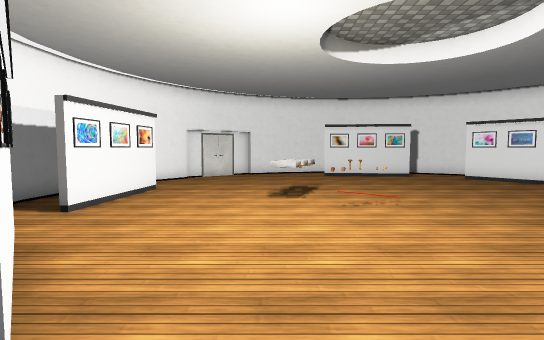
[1] (above)

14 first-person views from a walk through a scene from a Unity 3-D project. The camera is 1.4 m above the floor, tilts 4° down and sees 80° across. The floor is counted in squares, 1 m on a side. Each view is taken from the middle of a square. On the plan, view 1 faces up. The plan holds only what a view shows up to about 15 squares ahead; the rest is blank. The player is left out. Some surface patterns are stand-ins.

[2]
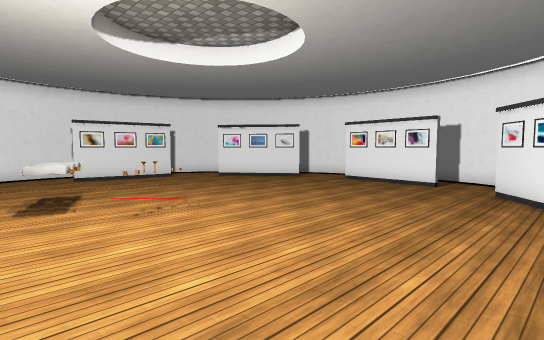

[3]
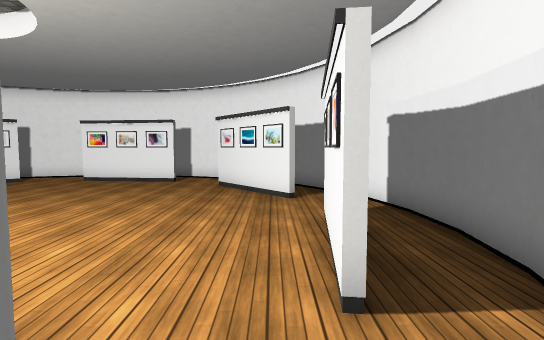

[4]
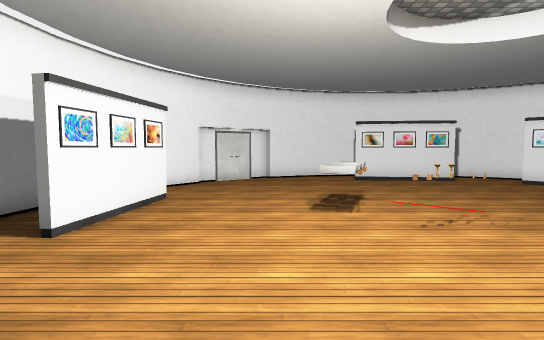

[5]
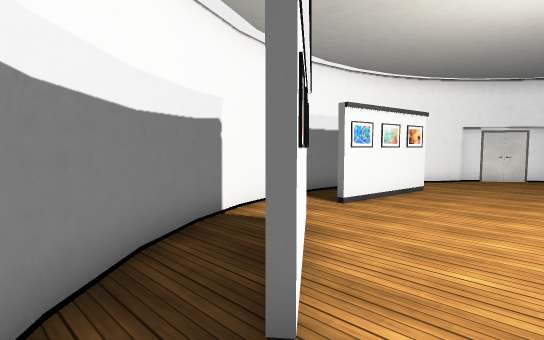

[6]
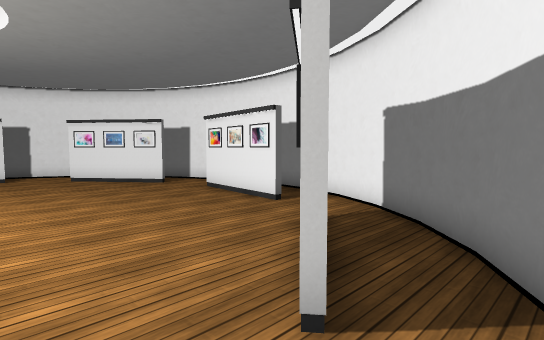

[7]
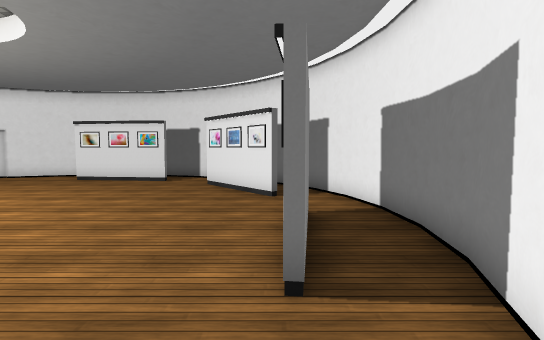

[8]
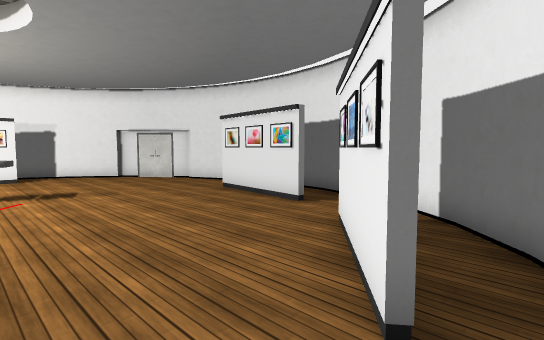

[9]
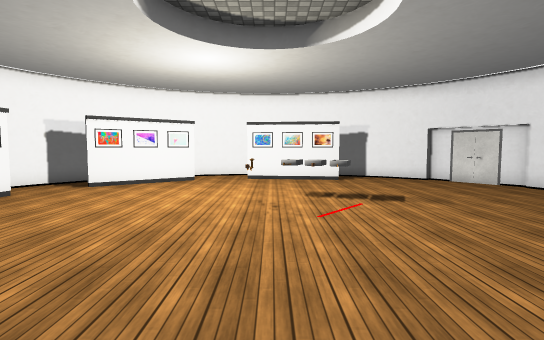

[10]
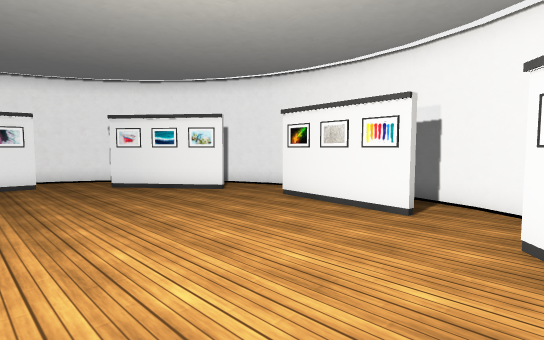

[11]
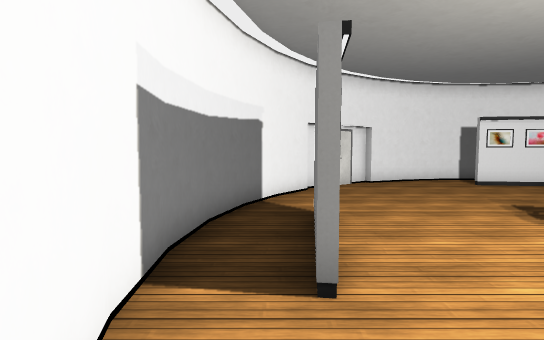

[12]
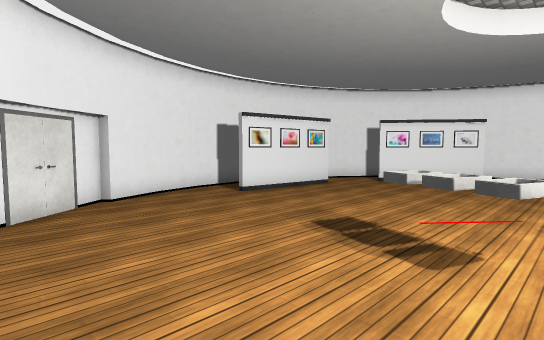

[13]
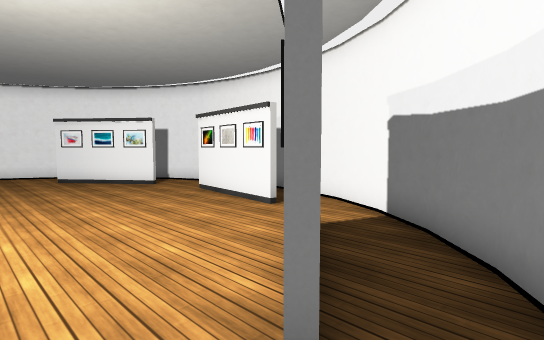

[14]
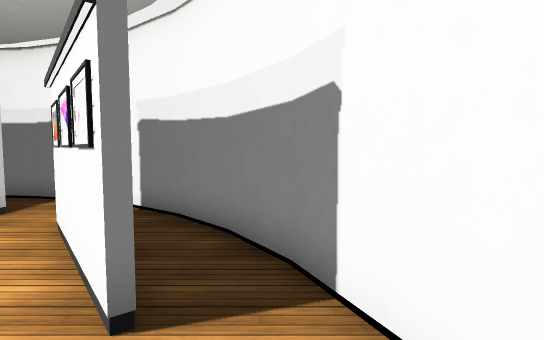

### Floor plan
Ten units are one square. View 1 is at (0, 0); x grows to the right and y downward. Boxes are objects, and circles mark ways between rooms. Rooms are numbered by the first view taken in them; rooms with no view inside come last. Other rooms are left out.
<svg viewBox="-69 -184 210 210">
<path fill="none" stroke="#000" d="M111 -111 85 -143M68 -5 101 -31M-39 -48 -13 -15M135 -93 131 -111M115 -140 102 -154M136 -75 135 -94M103 -153 88 -165M132 -109 124 -126M120 -26 129 -42M134 -58 136 -76M125 -126 114 -141M129 -41 134 -59M90 -164 73 -172M74 -172 56 -177M58 -177 39 -179M41 -179 22 -178M82 10 98 0M23 -178 5 -174M67 16 84 9M50 20 68 16M6 -175 -11 -167M32 21 51 20M-2 13 16 19M-17 5 -1 14M14 19 33 21M-38 -147 -49 -132M-49 -133 -57 -116M-57 -117 -62 -99M-12 -170 -40 -148M-63 -66 -59 -48 -52 -32M-32 -5 -17 6M-64 -83 -63 -65M-62 -101 -64 -82M110 -12 121 -26M97 0 111 -12M-43 -18 -31 -5M-53 -33 -42 -17"/>
<rect x="-45" y="-105" width="10" height="10" fill="#bbb"><title>picture</title></rect>
<rect x="-5" y="-105" width="20" height="20" fill="#bbb"><title>other object</title></rect>
<rect x="5" y="-5" width="10" height="10" fill="#bbb"><title>picture</title></rect>
<rect x="15" y="-75" width="10" height="10" fill="#bbb"><title>other object</title></rect>
<rect x="45" y="-165" width="10" height="10" fill="#bbb"><title>picture</title></rect>
<rect x="105" y="-65" width="10" height="10" fill="#bbb"><title>picture</title></rect>
<circle cx="100" cy="-15" r="3" fill="#2a7"/>
<circle cx="-30" cy="-10" r="3" fill="#2a7"/>
<text x="40" y="-80">1</text>
<text x="100" y="-20">2</text>
<text x="-40" y="-20">3</text>
</svg>
Room 1 opens to room 2. Room 1 opens to room 3.

Where each view was taken, in squares from view 1:
view 1: 0 up, 0 right, facing up
view 2: 1 up, 1 left, facing up-right
view 3: 1 up, 2 left, facing right
view 4: 2 up, 1 left, facing up
view 5: 0 up, 0 right, facing up-left
view 6: 1 down, 5 right, facing up-right
view 7: 2 up, 11 right, facing up
view 8: 9 up, 12 right, facing up-left
view 9: 8 up, 10 right, facing left
view 10: 7 up, 2 left, facing down-right
view 11: 4 up, 5 left, facing up
view 12: 8 up, 4 left, facing up-right
view 13: 6 up, 5 left, facing down-right
view 14: 7 up, 5 left, facing down
